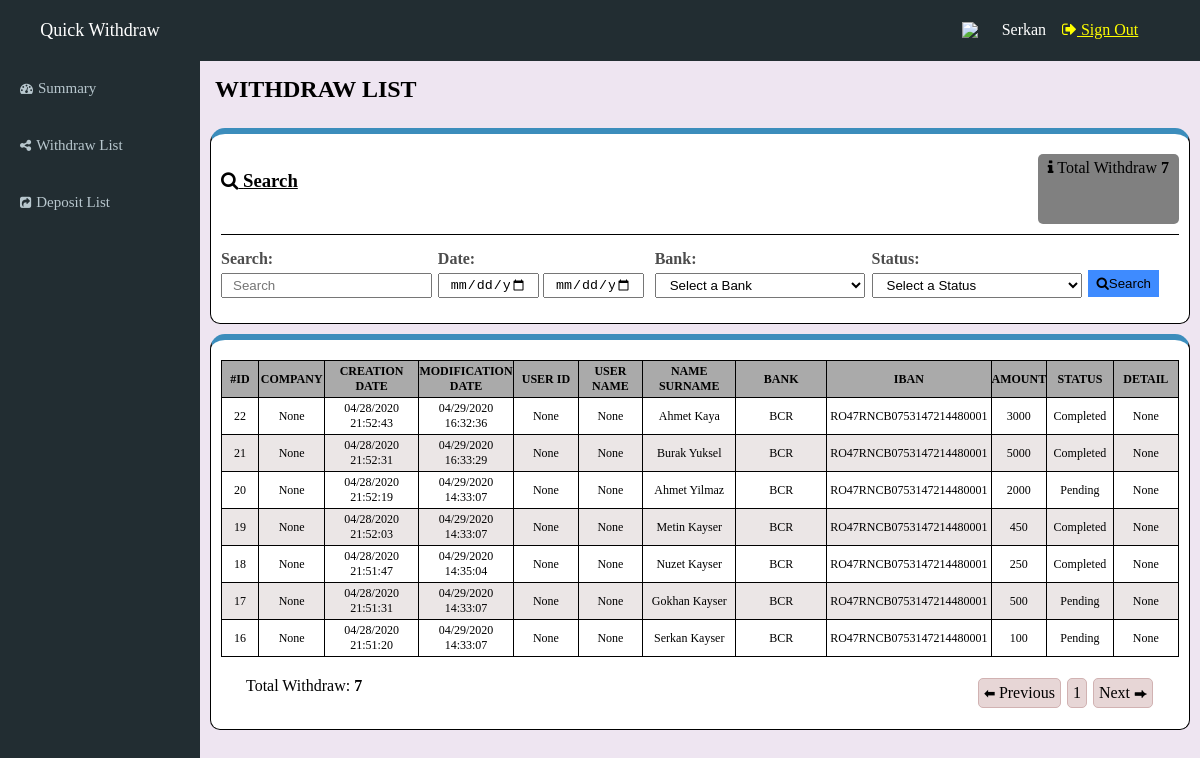
Screenshot of /wd_list/ (signed in) with the database file from the repository.
### first_app/models.py (models this page shows, shortened)
class Witdrawal_Form(models.Model):
    id = models.AutoField(unique=True, primary_key=True)
    name = models.CharField(max_length=264)
    all_bank_name = (
        ('Banca Transilvania', 'Banca Transilvania'),
        ('Bancpost', 'Bancpost'),
        ('BCR', 'BCR'),
        ('BRD', 'BRD'),
        ('CEC Bank', 'CEC Bank'),
        ('Credit Europe Bank', 'Credit Europe Bank'),
        ('First Bank', 'First Bank'),
        ('Garanti', 'Garanti'),
        ('ING', 'ING'),
        ('UniCredit Bank', 'UniCredit Bank'),
        ('Raiffeisen Bank', 'Raiffeisen Bank'),
    )
    bank_name = models.CharField(max_length=50, default='' ,choices=all_bank_name)
    iban = models.CharField(max_length=26)
    amount = models.IntegerField()
    all_status = (
        ('Pending', 'Pending'),
        ('In Progress', 'In Progress'),
        ('Completed', 'Completed'),
        ('Rejected', 'Rejected'),
    )
    status = models.CharField(max_length=15, default='Pending', choices=all_status)
    created_date = models.DateTimeField(default=now,editable=False)
    modified_date = models.DateTimeField(auto_now=True)

### first_app/views.py (the view)
# urls.py: path('wd_list/', views.wd_list_pg, name='wd_list'),
@login_required
def wd_list_pg(request):
    withdraw_list = Witdrawal_Form.objects.order_by('-id')
    counter = 0
    for wd in withdraw_list:
        counter += 1
    my_context = {
        'Witdrawal_Form': withdraw_list,
        'Sum': counter,
    }
    return render(request, 'first_app/wd_list_pg.html', context=my_context)

### templates/first_app/wd_list_pg.html (shortened to what this page needs)
{% extends 'first_app/base.html' %}
{% block content %}
<section class="content">
    <h2>WITHDRAW LIST</h2>
    <div class="divSearch">
        <div class="divSearch1-1">
            <h3><i class="fa fa-search"></i> Search</h3>
            <p><i class="fa fa-info"></i> Total Withdraw
              <span class="total" name = "sum">
                {{ Sum }}
              </span></p>
        </div>
        <form class="divSearch1-2" action="{% url 'search_wd' %}" method="get">
            <div class="search1">
                <label for="">Search:</label>
                <input type="text" placeholder="Search" name="q">
            </div>
            <div class="search2">
                <label for="">Date:</label>
                    <div class="searchDate">
                    <input type="date" value="" name="" id="">
                    <input type="date" name="" id="">
                </div>
            </div>
            <div class="search3">
                <label for="">Bank:</label>
                <select name="a" id="">
                    <option value="">Select a Bank</option>
                </select>
            </div>
            <div class="search4">
                <label for="">Status:</label>
                <select name="b" id="">
                    <option value="">Select a Status</option>
                </select>
            </div>
            <div class="search5">
                <button class="searchButton"><i class="fa fa-search"></i>Search</button>
            </div>
        </form>
    </div>
    <div class="withdrawList">
        {% if Witdrawal_Form %}
          <table>
              <tr>
                  <th>#ID</th>
                  <th>COMPANY</th>
                  <th>CREATION DATE</th>
                  <th>MODIFICATION DATE</th>
                  <th>USER ID</th>
                  <th>USER NAME</th>
                  <th>NAME SURNAME</th>
                  <th>BANK</th>
                  <th>IBAN</th>
                  <th>AMOUNT</th>
                  <th>STATUS</th>
                  <th>DETAIL</th>
              </tr>
              <tr>
                {% for cek in Witdrawal_Form %}
                <td>{{ cek.id }} </td>
                <td>{{ None }} </td>
                <td>{{ cek.created_date|date:"SHORT_DATE_FORMAT" }} {{ cek.created_date|time:"H:i:s" }} </td>
                <td>{{ cek.modified_date|date:"SHORT_DATE_FORMAT" }} {{ cek.modified_date|time:"H:i:s" }} </td>
                <td>{{ None }} </td>
                <td>{{ None }} </td>
                <td>{{ cek.name }}</td>
                <td>{{ cek.bank_name }}</td>
                <td>{{ cek.iban }}</td>
                <td>{{ cek.amount }}</td>
                <td>{{ cek.status }}</td>
                <td>{{ None }} </td>
              </tr>
                {% endfor %}
          </table>
        {% else %}
            <p>You dont have any data</p>
        {% endif %}
        <div class="withdrawEnd">
            <p>Total Withdraw:<span class="total"> {{ Sum }} </span></p>
            <div class="pageNumbers">
                <ul>
                    <li><span class="arrow">⬅</span> Previous</li>
                    <li>1</li>
                    <li>Next <span class="arrow">⮕</span></li>
                </ul>
            </div>
        </div>
    </div>
</section>
{% endblock %}

### templates/first_app/base.html (shortened to what this page needs)
{% load staticfiles %}
<!DOCTYPE html>
<html lang="en" dir="ltr">
  <head>
    <link rel="stylesheet" type="text/css" href="{% static 'css/index.css' %}">
    <link rel="stylesheet" href="https://cdnjs.cloudflare.com/ajax/libs/font-awesome/4.7.0/css/font-awesome.min.css">
</head>
  <body>
    <header>
        <nav class="navBarTop">
            <div><a href="{% url 'summary_pg' %}">Quick Withdraw</a></div>
            {% if user.is_authenticated %}
            <div>
              <img src="{% static 'images/profilPhoto.png' %}">
              <p>{{ user.username }}&emsp;</p>
            <div>
              <a href="{% url 'logout' %}" style="color:yellow;"><i class="fa fa-sign-out"></i> Sign Out</a>
            </div>
            </div>
            {% endif %}
        </nav>
        <nav class="navBarLeft">
            <ul>
                <li><a href="{% url 'summary_pg' %}"><i class="fa fa-dashboard"></i> Summary</a></li>
                <li><a href="{% url 'wd_list' %}"><i class="fa fa-share-alt"></i> Withdraw List</a></li>
                <li><a href="{% url 'dp_list' %}"><i class="fa fa-share-square"></i> Deposit List</a></li>
            </ul>
        </nav>
    </header>
    <section>
      {% block content %}
      {% endblock %}
    </section>
  </body>
</html>

### rows the page displays
Witdrawal_Form: id "22", None "None", created_date "04/28/2020", created_date "21:52:43", modified_date "04/29/2020", modified_date "16:32:36", name "Ahmet Kaya", bank_name "BCR", iban "RO47RNCB0753147214480001", amount "3000", status "Completed"
Witdrawal_Form: id "21", None "None", created_date "04/28/2020", created_date "21:52:31", modified_date "04/29/2020", modified_date "16:33:29", name "Burak Yuksel", bank_name "BCR", iban "RO47RNCB0753147214480001", amount "5000", status "Completed"
Witdrawal_Form: id "20", None "None", created_date "04/28/2020", created_date "21:52:19", modified_date "04/29/2020", modified_date "14:33:07", name "Ahmet Yilmaz", bank_name "BCR", iban "RO47RNCB0753147214480001", amount "2000", status "Pending"
Witdrawal_Form: id "19", None "None", created_date "04/28/2020", created_date "21:52:03", modified_date "04/29/2020", modified_date "14:33:07", name "Metin Kayser", bank_name "BCR", iban "RO47RNCB0753147214480001", amount "450", status "Completed"
Witdrawal_Form: id "18", None "None", created_date "04/28/2020", created_date "21:51:47", modified_date "04/29/2020", modified_date "14:35:04", name "Nuzet Kayser", bank_name "BCR", iban "RO47RNCB0753147214480001", amount "250", status "Completed"
Witdrawal_Form: id "17", None "None", created_date "04/28/2020", created_date "21:51:31", modified_date "04/29/2020", modified_date "14:33:07", name "Gokhan Kayser", bank_name "BCR", iban "RO47RNCB0753147214480001", amount "500", status "Pending"
Witdrawal_Form: id "16", None "None", created_date "04/28/2020", created_date "21:51:20", modified_date "04/29/2020", modified_date "14:33:07", name "Serkan Kayser", bank_name "BCR", iban "RO47RNCB0753147214480001", amount "100", status "Pending"

### other values shown
{{ user.username }} "Serkan"
{{ Sum }} "7"
